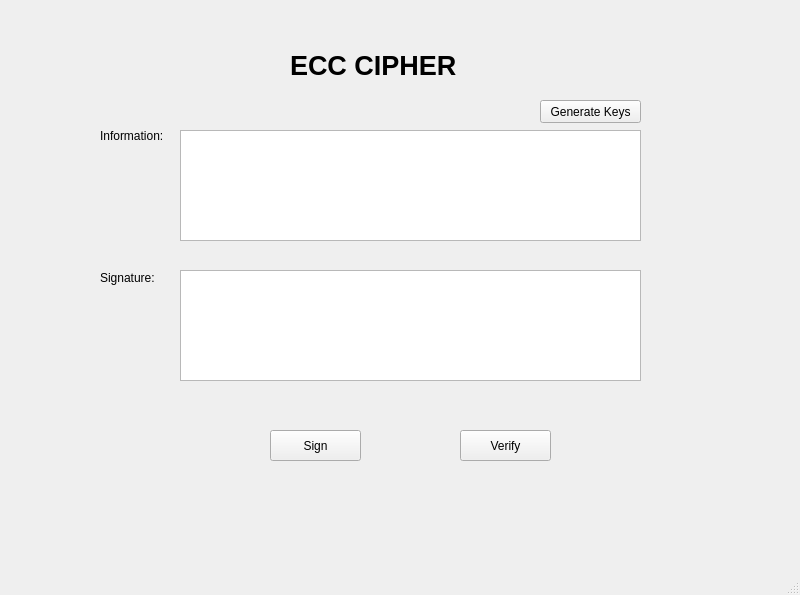
<?xml version="1.0" encoding="UTF-8"?>
<ui version="4.0">
 <class>MainWindow</class>
 <widget class="QMainWindow" name="MainWindow">
  <property name="geometry">
   <rect>
    <x>0</x>
    <y>0</y>
    <width>800</width>
    <height>595</height>
   </rect>
  </property>
  <property name="windowTitle">
   <string>MainWindow</string>
  </property>
  <widget class="QWidget" name="centralwidget">
   <widget class="QPushButton" name="btn_sign">
    <property name="geometry">
     <rect>
      <x>270</x>
      <y>430</y>
      <width>91</width>
      <height>31</height>
     </rect>
    </property>
    <property name="text">
     <string>Sign</string>
    </property>
   </widget>
   <widget class="QPushButton" name="btn_verify">
    <property name="geometry">
     <rect>
      <x>460</x>
      <y>430</y>
      <width>91</width>
      <height>31</height>
     </rect>
    </property>
    <property name="text">
     <string>Verify</string>
    </property>
   </widget>
   <widget class="QLabel" name="label">
    <property name="geometry">
     <rect>
      <x>290</x>
      <y>50</y>
      <width>231</width>
      <height>31</height>
     </rect>
    </property>
    <property name="font">
     <font>
      <pointsize>20</pointsize>
      <weight>75</weight>
      <bold>true</bold>
     </font>
    </property>
    <property name="text">
     <string>ECC CIPHER</string>
    </property>
   </widget>
   <widget class="QPushButton" name="btn_gen_keys">
    <property name="geometry">
     <rect>
      <x>540</x>
      <y>100</y>
      <width>101</width>
      <height>23</height>
     </rect>
    </property>
    <property name="text">
     <string>Generate Keys</string>
    </property>
   </widget>
   <widget class="QTextEdit" name="txt_info">
    <property name="geometry">
     <rect>
      <x>180</x>
      <y>130</y>
      <width>461</width>
      <height>111</height>
     </rect>
    </property>
   </widget>
   <widget class="QTextEdit" name="txt_sign">
    <property name="geometry">
     <rect>
      <x>180</x>
      <y>270</y>
      <width>461</width>
      <height>111</height>
     </rect>
    </property>
   </widget>
   <widget class="QLabel" name="label_2">
    <property name="geometry">
     <rect>
      <x>100</x>
      <y>120</y>
      <width>71</width>
      <height>31</height>
     </rect>
    </property>
    <property name="text">
     <string>Information:</string>
    </property>
   </widget>
   <widget class="QLabel" name="label_3">
    <property name="geometry">
     <rect>
      <x>100</x>
      <y>270</y>
      <width>61</width>
      <height>16</height>
     </rect>
    </property>
    <property name="text">
     <string>Signature:</string>
    </property>
   </widget>
  </widget>
  <widget class="QMenuBar" name="menubar">
   <property name="geometry">
    <rect>
     <x>0</x>
     <y>0</y>
     <width>800</width>
     <height>21</height>
    </rect>
   </property>
  </widget>
  <widget class="QStatusBar" name="statusbar"/>
 </widget>
 <resources/>
 <connections/>
</ui>
